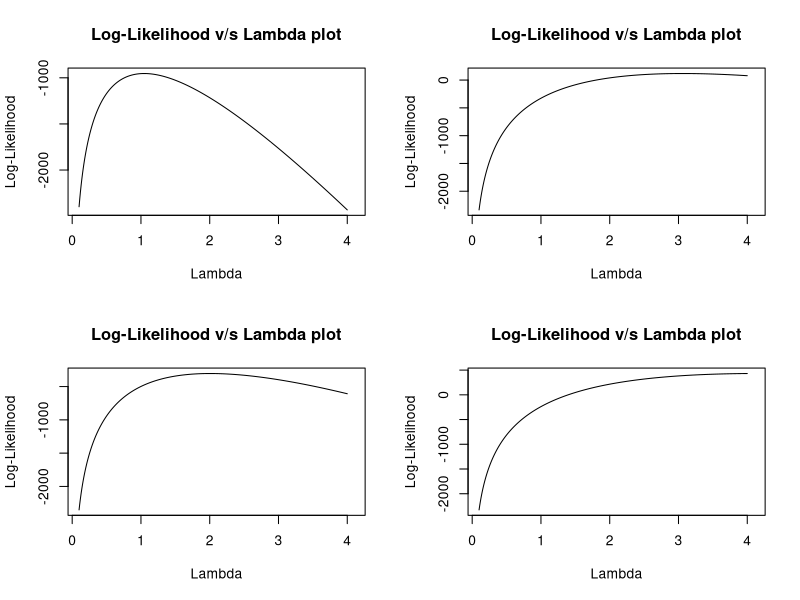

This chart was generated by the following R code:
rm(list=ls())

# random sample of size 1000 from Exponential (λ)
# ensures that the random sample generated is constant every time
set.seed(456)

# sample size
n <- 1000

# define lambda = 1,2,3,4
lambda_vals <- c(1, 2, 3, 4)

# define a function that returns the -ve log-likelihood
# of a given input data and given values of lambda
likelihood <- function(d,l){
    return (-(n*log(l) - l*(sum(d))))
}

# # create a plotting matrix of 2x2 (for 4 values of lambda)
layout(matrix(1:4, nrow=2, ncol=2))

# for each lambda, do the entire procedure
for (lambda in lambda_vals){
    # define the random sample for exp distribution at current lambda
    data = rexp(n,lambda)

    # MoM estimate
    mome <- 1/mean(data)

    # calculate MLE for 3 different starting values
    mle1 <- nlminb(start=mome,objective=likelihood,d=data,hessian=T,lower=0,upper=Inf)
    mle2 <- nlminb(start=0.1,objective=likelihood,d=data,hessian=T,lower=0,upper=Inf)
    mle3 <- nlminb(start=0.2,objective=likelihood,d=data,hessian=T,lower=0,upper=Inf)

    cat("Estimates for lambda = ",lambda,"\n")
    cat("MoM Estimate = ", mome,"\n")
    cat("MLE using start value = ",mome,": ", mle1$par,"\n")
    cat("MLE using start value = 0.1: ", mle2$par,"\n")
    cat("MLE using start value = 0.2: ", mle3$par,"\n\n")

    # plot the graphs over the entire range of data for lambda
    p.values <- seq(0.1,4,by=0.01)

    # compute likelihood of each value in p.values and plot against
    # the current value of lambda
    ll.exp <- -1*likelihood(data,p.values)

    plot(p.values,ll.exp,type="l",xlab="Lambda",ylab="Log-Likelihood",
        main = "Log-Likelihood v/s Lambda plot",xlim=c(0.1,4.1))
}